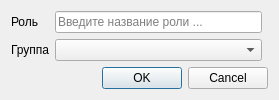
<?xml version="1.0" encoding="UTF-8"?>
<ui version="4.0">
 <class>AddRoleDialog</class>
 <widget class="QDialog" name="AddRoleDialog">
  <property name="geometry">
   <rect>
    <x>0</x>
    <y>0</y>
    <width>279</width>
    <height>94</height>
   </rect>
  </property>
  <property name="windowTitle">
   <string>Dialog</string>
  </property>
  <layout class="QGridLayout" name="gridLayout">
   <item row="0" column="0">
    <widget class="QLabel" name="roleLabel">
     <property name="text">
      <string>Роль</string>
     </property>
    </widget>
   </item>
   <item row="0" column="1">
    <widget class="QLineEdit" name="roleEdit">
     <property name="maxLength">
      <number>50</number>
     </property>
     <property name="placeholderText">
      <string>Введите название роли ...</string>
     </property>
    </widget>
   </item>
   <item row="2" column="0" colspan="3">
    <widget class="QDialogButtonBox" name="buttonBox">
     <property name="orientation">
      <enum>Qt::Horizontal</enum>
     </property>
     <property name="standardButtons">
      <set>QDialogButtonBox::Cancel|QDialogButtonBox::Ok</set>
     </property>
    </widget>
   </item>
   <item row="1" column="1">
    <widget class="QComboBox" name="groupBox"/>
   </item>
   <item row="1" column="0">
    <widget class="QLabel" name="label">
     <property name="text">
      <string>Группа</string>
     </property>
    </widget>
   </item>
  </layout>
 </widget>
 <resources/>
 <connections>
  <connection>
   <sender>buttonBox</sender>
   <signal>accepted()</signal>
   <receiver>AddRoleDialog</receiver>
   <slot>accept()</slot>
   <hints>
    <hint type="sourcelabel">
     <x>248</x>
     <y>254</y>
    </hint>
    <hint type="destinationlabel">
     <x>157</x>
     <y>274</y>
    </hint>
   </hints>
  </connection>
  <connection>
   <sender>buttonBox</sender>
   <signal>rejected()</signal>
   <receiver>AddRoleDialog</receiver>
   <slot>reject()</slot>
   <hints>
    <hint type="sourcelabel">
     <x>316</x>
     <y>260</y>
    </hint>
    <hint type="destinationlabel">
     <x>286</x>
     <y>274</y>
    </hint>
   </hints>
  </connection>
 </connections>
</ui>
